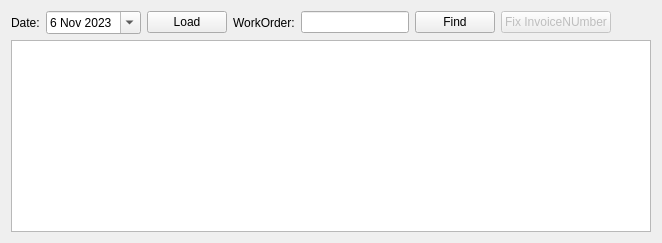
      <widget class="QWidget" name="tab_19">
       <attribute name="title">
        <string>Status change Log</string>
       </attribute>
       <layout class="QGridLayout" name="gridLayout_24">
        <item row="0" column="0">
         <layout class="QVBoxLayout" name="verticalLayout_29">
          <item>
           <layout class="QHBoxLayout" name="horizontalLayout_47">
            <item>
             <widget class="QLabel" name="label_77">
              <property name="text">
               <string>Date:</string>
              </property>
             </widget>
            </item>
            <item>
             <widget class="QDateEdit" name="date_log">
              <property name="dateTime">
               <datetime>
                <hour>20</hour>
                <minute>0</minute>
                <second>0</second>
                <year>2023</year>
                <month>11</month>
                <day>6</day>
               </datetime>
              </property>
              <property name="calendarPopup">
               <bool>true</bool>
              </property>
             </widget>
            </item>
            <item>
             <widget class="QPushButton" name="pushButton_36">
              <property name="text">
               <string>Load</string>
              </property>
             </widget>
            </item>
            <item>
             <widget class="QLabel" name="label_78">
              <property name="text">
               <string>WorkOrder:</string>
              </property>
             </widget>
            </item>
            <item>
             <widget class="QLineEdit" name="edit_log_workorder"/>
            </item>
            <item>
             <widget class="QPushButton" name="pushButton_37">
              <property name="text">
               <string>Find</string>
              </property>
             </widget>
            </item>
            <item>
             <widget class="QPushButton" name="pushButton_38">
              <property name="enabled">
               <bool>false</bool>
              </property>
              <property name="text">
               <string>Fix InvoiceNUmber</string>
              </property>
             </widget>
            </item>
            <item>
             <spacer name="horizontalSpacer_27">
              <property name="orientation">
               <enum>Qt::Horizontal</enum>
              </property>
              <property name="sizeHint" stdset="0">
               <size>
                <width>40</width>
                <height>20</height>
               </size>
              </property>
             </spacer>
            </item>
           </layout>
          </item>
          <item>
           <widget class="QTableView" name="tableStatusChange"/>
          </item>
         </layout>
        </item>
       </layout>
      </widget>
